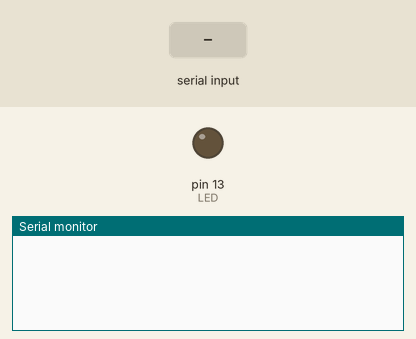
A sketch run on a simulated Arduino Uno, built with avr-gcc and run on an emulated ATmega328P. Shown: output pins drawn as LEDs (lit = HIGH), the last lines printed to the serial monitor. The test bench sets the inputs (shaded band).

Above: at 1.2 s.
1.3 s: "90,45\n" received over Serial
At 2.5 s:
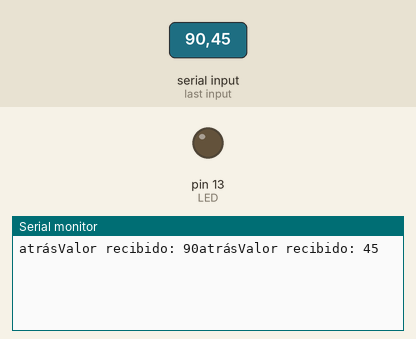
2.8 s: "5\n" received over Serial
At 3.6 s:
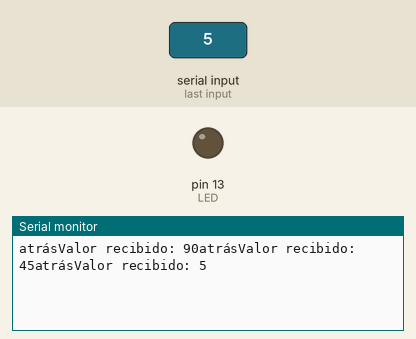

Measured:
- after the input at 1.3 s, the serial monitor: prints a new line at once (image 1)
- after the input at 2.8 s, the serial monitor: prints a new line at once (image 2)

The sketch:

ubicacionX-arduino.ino
```cpp
int LED = 13;

void setup() {
  Serial.begin(9600);
  pinMode(LED, OUTPUT);

}

void loop() {
  if(Serial.available() > 0) {
    int posX = Serial.parseInt();

    if (posX > 0){

      if (posX >= 320 ){
        Serial.print("adelante");
        digitalWrite(LED, HIGH);
      } else {
        Serial.print("atrás");
        digitalWrite(LED, LOW);
      }

      Serial.print("Valor recibido: ");
      Serial.print(posX);
    }
  }

}
```
